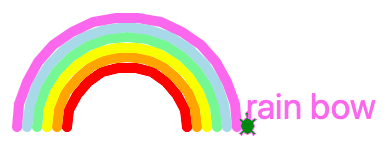

Here is the Python script that generated this plot:
# draw a rainbow
import turtle

d = 10
r = 60
colors = ('red', 'orange', 'yellow', 'lightgreen', 'lightblue', 'violet')

turtle.pensize(d)
turtle.left(90)

for color in colors:
    turtle.pencolor(color)
    turtle.circle(r, 180)
    turtle.left(90)
    turtle.up()
    turtle.forward(2*r + d)
    turtle.down()
    turtle.left(90)
    r += d

turtle.write('rain bow', font=(None, 36))
turtle.done()
